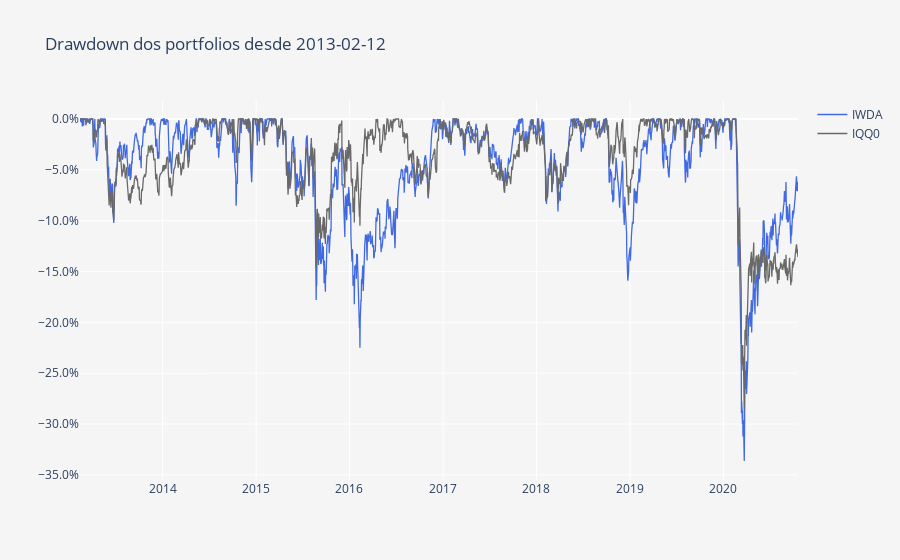

Notebook cell for this chart:
### Markdown cell above
O gráfico acima apresenta a linha de performance de ambos os ETFs. Em baixo podemos ver um pequeno gráfico do diferencial absoluto entre ambos e nos apercebermos facilmente das diferentes performances ao longo do tempo. Podemos observar uma overperformance do IQQ0 em períodos de stress dos mercados accionistas que acaba por ser compensada por uma underperformance quando os mercados estão a subir.

### Code cell
DD = compute_drawdowns(fundos)
DD = DD /100

layout = go.Layout(
    title='Drawdown dos portfolios desde ' + Begin,
    plot_bgcolor='#f5f5f5',
    paper_bgcolor='#f5f5f5',
    xaxis=dict(
        title='',
        showgrid=True,
        titlefont=dict(size=12),
    ),
    yaxis=dict(
        title='',
        showgrid=True,
        zeroline=True, # Adicionar ou não a zero line
        tickformat=".1%" # tickformat=".2%" se quiseres mais casas decimais
    ))

trace0 = go.Scatter(
    x = DD.index,
    y = DD.iloc[:, 0],
    name = 'IWDA',
    line = dict(
        color = 'royalblue',
        width = 1.3)
)

trace1 = go.Scatter(
    x = DD.index,
    y = DD.iloc[:, 1],
    name = 'IQQ0',
    line = dict(
        color = 'dimgrey',
        width = 1.3)
)

data = [trace0, trace1]
        
fig = go.Figure(data=data, layout=layout)
py.iplot(fig)

### Figure 1 — Plotly figure (JSON) as saved in the notebook; plotly's stock layout.template omitted (floating-point values rounded to 4 significant figures; data arrays with more than 128 entries replaced by an {"elided": "..."} marker saying what was removed)
{"data": [{"line": {"color": "royalblue", "width": 1.3}, "name": "IWDA", "type": "scatter", "x": {"elided": "1964 str values"}, "y": {"elided": "1964 float values"}}, {"line": {"color": "dimgrey", "width": 1.3}, "name": "IQQ0", "type": "scatter", "x": {"elided": "1964 str values"}, "y": {"elided": "1964 float values"}}], "layout": {"autosize": true, "paper_bgcolor": "#f5f5f5", "plot_bgcolor": "#f5f5f5", "title": {"text": "Drawdown dos portfolios desde 2013-02-12"}, "xaxis": {"autorange": true, "range": ["2013-02-12", "2020-10-19"], "showgrid": true, "title": {"font": {"size": 12}, "text": ""}, "type": "date"}, "yaxis": {"autorange": true, "range": [-0.355, 0.01868], "showgrid": true, "tickformat": ".1%", "title": {"text": ""}, "type": "linear", "zeroline": true}}}
